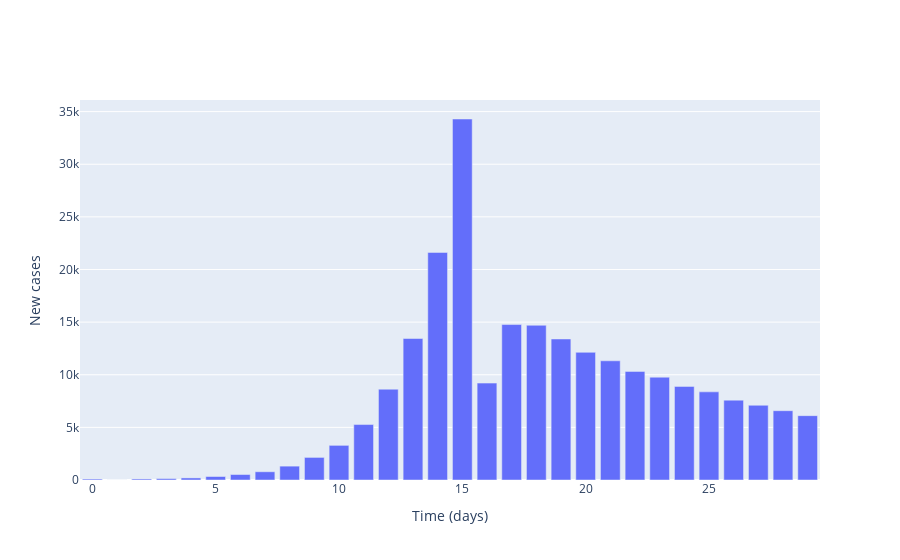

Write notebook code for a chart like this one.
### Markdown cell above
## Plot local incidence numbers

### Code cell
# Plot (bar chart cases each day)
fig = go.Figure()

# Plot of incidences
fig.add_trace(
    go.Bar(
        x=times,
        y=np.sum(cases, axis=1),
        name='Incidences'
    )
)

# Add axis labels
fig.update_layout(
    xaxis_title='Time (days)',
    yaxis_title='New cases'
)

fig.show()

### Figure 1 — Plotly figure (JSON) as saved in the notebook; plotly's stock layout.template omitted (floating-point values rounded to 4 significant figures)
{"data": [{"name": "Incidences", "type": "bar", "x": [0, 1, 2, 3, 4, 5, 6, 7, 8, 9, 10, 11, 12, 13, 14, 15, 16, 17, 18, 19, 20, 21, 22, 23, 24, 25, 26, 27, 28, 29], "y": [90, 0, 99, 132, 198, 332, 521, 783, 1317, 2146, 3291, 5269, 8626, 13443, 21621, 34298, 9206, 14770, 14699, 13397, 12129, 11325, 10318, 9769, 8893, 8373, 7588, 7099, 6585, 6114]}], "layout": {"xaxis": {"title": {"text": "Time (days)"}}, "yaxis": {"title": {"text": "New cases"}}}}
